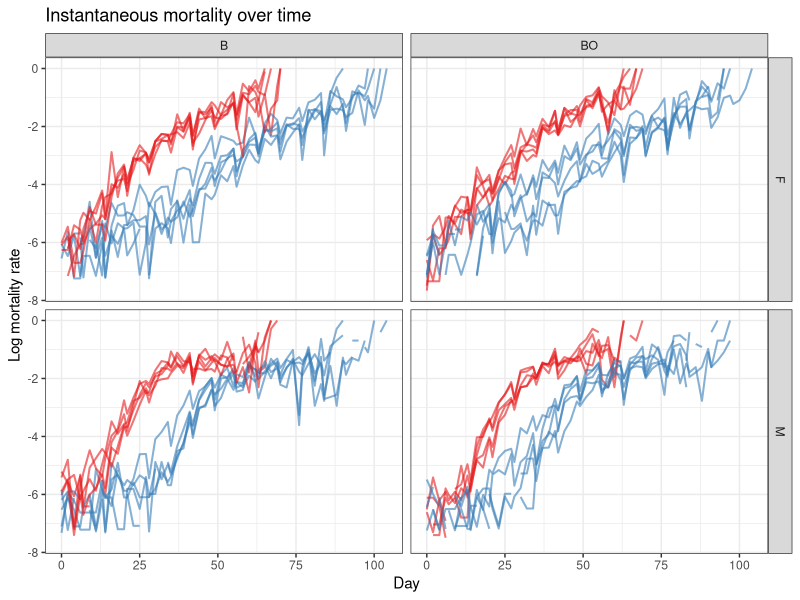

R code for this plot:
library(readxl)
library(tidyverse)

raw_data <- read_excel("data/phenotypic_data/longevity_gen20-shahrestani-version.xlsx")

raw_data$sign <- NULL
raw_data$Notes <- NULL

days <- as.numeric(colnames(raw_data)[3:ncol(raw_data)])
days <- c(0, days[-1] - days[1])

names(raw_data) <- c("Cage", "Sex", paste0("d",days))

data <- raw_data %>%
  mutate(Cage = str_remove(Cage, " \\(.*\\)"))

data <- data %>%
  group_by(Cage, Sex) %>%
  summarise(across(where(is.numeric), mean), .groups = "drop")

calcs <- data[3:ncol(data)]

compute_instantaneous_mortality <- function(dead_mat) {
  # dead_mat is a data frame or matrix with samples as rows, days as columns
  dead_mat <- as.matrix(dead_mat)
  
  # Step 1: total number of flies per sample
  total_flies <- rowSums(dead_mat)
  
  # Step 2: cumulative deaths across days (per row)
  cum_deaths <- t(apply(dead_mat, 1, cumsum))
  
  # Step 3: alive yesterday = total - cumulative deaths up to day-1
  alive_yesterday <- cbind(total_flies, total_flies - cum_deaths[, -ncol(cum_deaths)])
  
  # Step 4: compute ln(dead / alive_yesterday)
  mortality <- log(dead_mat / alive_yesterday)
  
  # Replace infinities and NaNs with NA
  mortality[!is.finite(mortality)] <- NA
  
  
  return(as.data.frame(mortality))
}

calcs <- compute_instantaneous_mortality(calcs)

calcs$Cage <- data$Cage
calcs <- calcs %>% mutate(
  Regimen = case_when(
    grepl("EB|EBO", Cage) ~ "O-type",
    grepl("CB|CBO", Cage) ~ "B-type",
    TRUE ~ NA_character_
  )
)
calcs$Sex <- data$Sex
calcs$Replicate <- as.factor(gsub("\\D", "", calcs$Cage))
calcs <- calcs %>% mutate(
  Treatment = case_when(
    grepl("EB", Cage) ~ "EB",
    grepl("EBO", Cage) ~ "EBO",
    grepl("CB", Cage) ~ "CB",
    grepl("CBO", Cage) ~ "CBO",
    TRUE ~ NA_character_
  )
)




# Step 1: Add a Sample column to mortality_df
calcs$Sample <- rownames(calcs)

# Step 2: Reshape to long format
data_long <- calcs %>%
  pivot_longer(
    cols = starts_with("d"),
    names_to = "Day",
    values_to = "InstantMortality"
  ) %>%
  mutate(
    Day = as.numeric(gsub("\\D", "", Day))  # extract numeric day number
  )

data_long <- data_long %>% mutate(
  Ancestry = case_when(
    grepl("CBO|EBO", Cage) ~ "BO",
    grepl("CB|EB", Cage) ~ "B",
    TRUE ~ NA_character_
  )
)

# Step 3: Plot
mortality_curves <- 
  ggplot(data_long, aes(x = Day, y = InstantMortality, group = Sample, color = Regimen)) +
  geom_line(alpha = 0.6, linewidth = 0.7) +
  facet_grid(Sex ~ Ancestry) +
  scale_color_manual(values = c(
      "O-type" = "#377EB8",
      "B-type" = "#E41A1C")) +
  theme_bw() +
  labs(
    title = "Instantaneous mortality over time",
    x = "Day", y = "Log mortality rate"
  ) +
  theme(legend.position = "none")

mortality_curves
